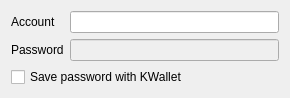
<?xml version="1.0" encoding="UTF-8"?>
<ui version="4.0">
 <class>Account</class>
 <widget class="QWidget" name="Account">
  <property name="geometry">
   <rect>
    <x>0</x>
    <y>0</y>
    <width>290</width>
    <height>94</height>
   </rect>
  </property>
  <property name="windowTitle">
   <string notr="true"/>
  </property>
  <layout class="QFormLayout" name="formLayout">
   <property name="sizeConstraint">
    <enum>QLayout::SetMinAndMaxSize</enum>
   </property>
   <property name="fieldGrowthPolicy">
    <enum>QFormLayout::ExpandingFieldsGrow</enum>
   </property>
   <item row="0" column="0">
    <widget class="QLabel" name="label">
     <property name="text">
      <string>Account</string>
     </property>
    </widget>
   </item>
   <item row="1" column="0">
    <widget class="QLabel" name="label_2">
     <property name="text">
      <string>Password</string>
     </property>
    </widget>
   </item>
   <item row="0" column="1">
    <widget class="KLineEdit" name="accountEdit"/>
   </item>
   <item row="1" column="1">
    <widget class="KLineEdit" name="passwordEdit">
     <property name="enabled">
      <bool>false</bool>
     </property>
     <property name="passwordMode">
      <bool>true</bool>
     </property>
    </widget>
   </item>
   <item row="2" column="0" colspan="2">
    <widget class="QCheckBox" name="saveCheck">
     <property name="text">
      <string>Save password with KWallet</string>
     </property>
    </widget>
   </item>
  </layout>
 </widget>
 <customwidgets>
  <customwidget>
   <class>KLineEdit</class>
   <extends>QLineEdit</extends>
   <header>klineedit.h</header>
  </customwidget>
 </customwidgets>
 <resources/>
 <connections>
  <connection>
   <sender>saveCheck</sender>
   <signal>toggled(bool)</signal>
   <receiver>passwordEdit</receiver>
   <slot>setEnabled(bool)</slot>
   <hints>
    <hint type="sourcelabel">
     <x>61</x>
     <y>76</y>
    </hint>
    <hint type="destinationlabel">
     <x>86</x>
     <y>50</y>
    </hint>
   </hints>
  </connection>
 </connections>
</ui>
